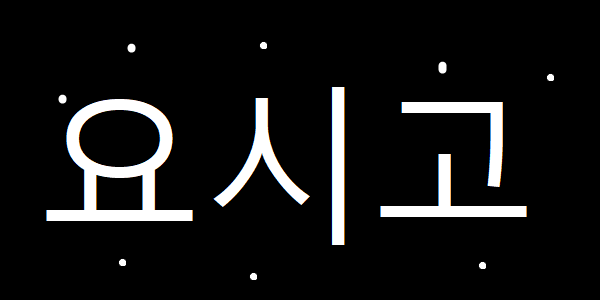
#> input picture Open-Cv기초/erode.png, 600 x 300 px
$ jupyter execute '15. 이미지 변환(침식).ipynb'
#> lines starting #> are read from the running program, lines starting #| are printed output that depends on the picture
## 이미지 변환(침식)
### 이미지를 깎아서 노이즈 제거
흰색 영역의 외곽 픽셀을 검정색으로 변환

[cell 1]
import cv2
import numpy as np

kernel = np.ones((3,3),dtype=np.uint8)
#print(kernel)

img = cv2.imread('erode.png',cv2.IMREAD_GRAYSCALE)
#> img: shape (300, 600); min 0, max 255, mean 20.6
erode1 = cv2.erode(img, kernel, iterations=1)
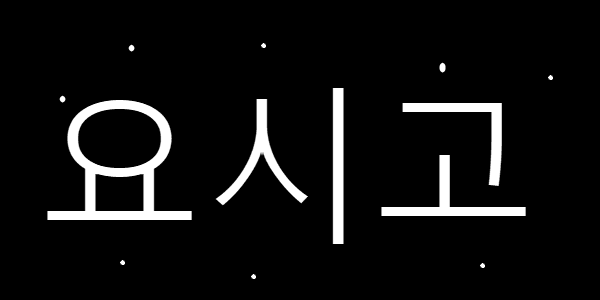
#> erode1: shape (300, 600); min 0, max 255, mean 16.5
erode2 = cv2.erode(img, kernel, iterations=2)
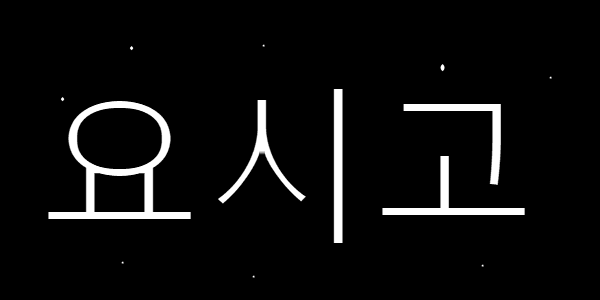
#> erode2: shape (300, 600); min 0, max 255, mean 12.6
erode3 = cv2.erode(img, kernel, iterations=3)
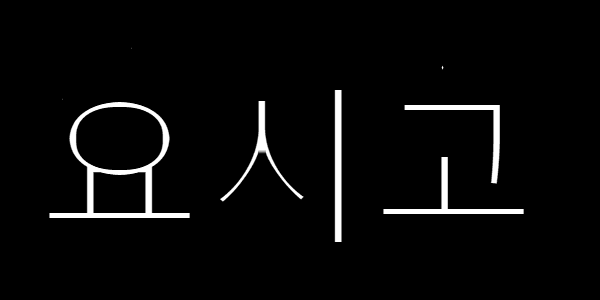
#> erode3: shape (300, 600); min 0, max 255, mean 8.8

cv2.imshow('gray',img)
cv2.imshow('erode1',erode1)
cv2.imshow('erode2',erode2)
cv2.imshow('erode3',erode3)

cv2.waitKey(0)
cv2.destroyAllWindows()

$ run again, with Open-Cv기초/book.jpg saved as Open-Cv기초/erode.png
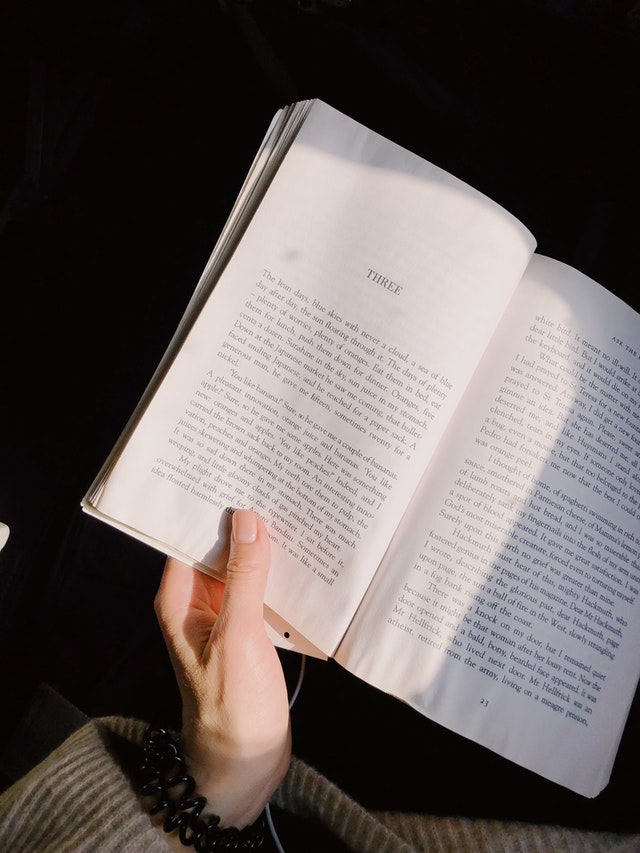
#> input picture Open-Cv기초/book.jpg, 640 x 853 px
#> `erode1 = cv2.erode(img, kernel, iterations=1)`:
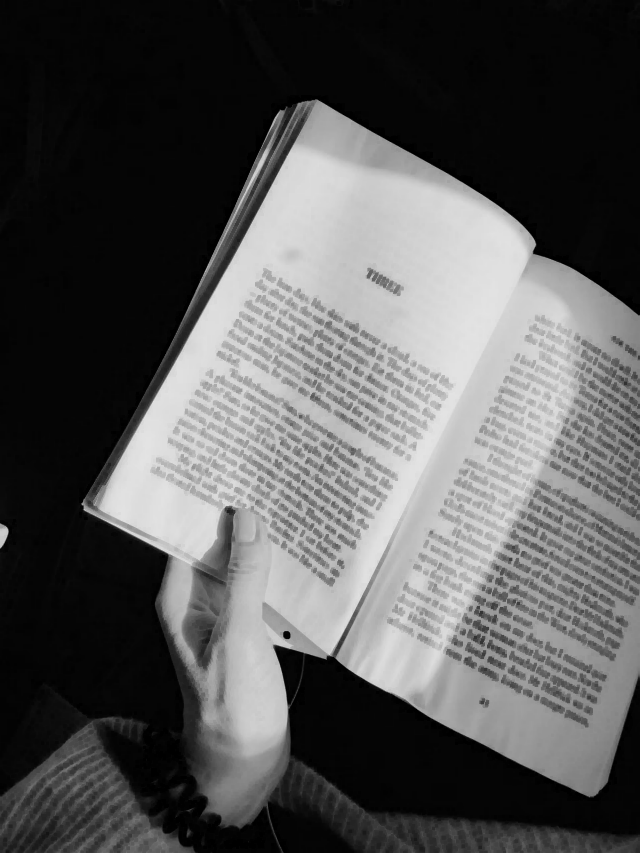
#> erode1: shape (853, 640); min 0, max 228, mean 87
#> `erode3 = cv2.erode(img, kernel, iterations=3)`:
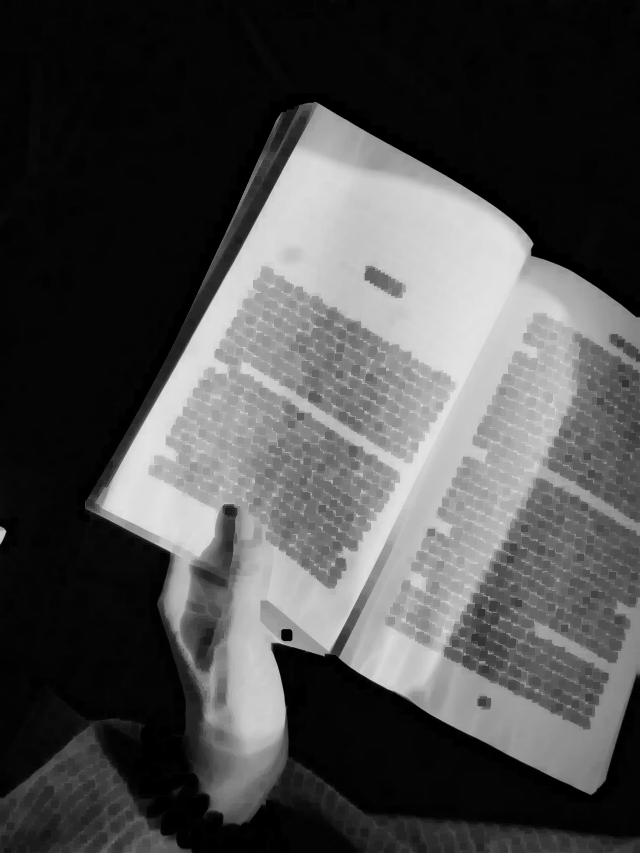
#> erode3: shape (853, 640); min 0, max 227, mean 77.5
